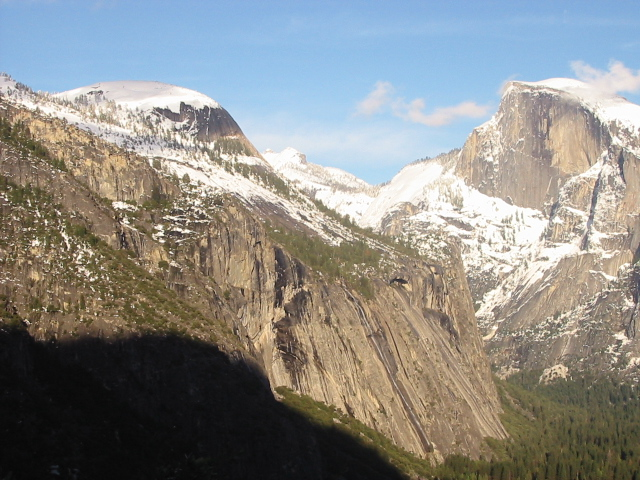
#> input picture Image Stiching & Homography Estimation/yosemite1.jpg, 640 x 480 px
$ jupyter execute 'Image Stitching & Homography Estimation.ipynb'   (shell and % lines are left out)
#> lines starting #> are read from the running program, lines starting #| are printed output that depends on the picture; after the words box and inside, x2 and y2 are one past the last pixel; in counts of white or black regions, pixels touching at a corner belong together
[cell 1]
"""
Script (do not modify)

Set up environment and library
"""
import numpy as np
import cv2
from scipy.spatial.distance import cdist
import matplotlib.pyplot as plt

import sys
# [7 lines of commented-out code are left out]

[cell 2]
"""
Script (do not modify)

Upload yosemite1.jpg, yosemite2.jpg, board_tilted_view.jpg to current
notebook working session.
"""
# upload images
from google.colab import files
uploaded = files.upload()
#> the answer given: yosemite1.jpg

[cell 3]
'''
Function (modify)
'''
def compute_homography(p1, p2):
  """
  Compute homography transform matrix given 4 pairs of corresponding points

  Input:
  p1, p2: (4,2) shape of 4 corresponding points

  Output:
  H: (3,3) shape of homography matrix such that lambda * p1 = H @ p2
  """
  # IMPLEMENT HERE
  # 1) Construct the A matrix shown in Figure 1 in the instruction file
  A=np.array([[-p1[0][0], -p1[0][1], -1, 0 , 0 , 0 , p1[0][0]*p2[0][0], p1[0][1]*p2[0][0], p2[0][0]],
               [0, 0 , 0, -p1[0][0],-p1[0][1] ,-1 , p1[0][0]*p2[0][1], p1[0][1]*p2[0][1], p2[0][1]],
               [-p1[1][0], -p1[1][1], -1,0 ,0 ,0 , p1[1][0]*p2[1][0], p1[1][1]*p2[1][0], p2[1][0]],
                [0,0,0,-p1[1][0],-p1[1][1] ,-1 , p1[1][0]*p2[1][1], p1[1][1]*p2[1][1], p2[1][1]],
               [-p1[2][0], -p1[2][1], -1,0 ,0 ,0 , p1[2][0]*p2[2][0], p1[2][1]*p2[2][0], p2[2][0]],
                [0,0,0 ,-p1[2][0],-p1[2][1] ,-1 , p1[2][0]*p2[2][1], p1[2][1]*p2[2][1], p2[2][1]],
               [-p1[3][0], -p1[3][1], -1,0 ,0 ,0 , p1[3][0]*p2[3][0], p1[3][1]*p2[3][0], p2[3][0]],
                [0 , 0 ,0 ,-p1[3][0],-p1[3][1],-1, p1[3][0]*p2[3][1], p1[3][1]*p2[3][1], p2[3][1]]])


  # 2) Use SVD to find the solution vector h such that Ah = 0 (Hint: you may find np.linalg.svd useful)
  u,s,vt = np.linalg.svd(A)
  # 3) Reorgnize the solution vector and normalize it to get homography matrix

  H =  vt[8][:].reshape((3,3))
  H = np.linalg.inv(H)/np.linalg.inv(H)[2][2]
  return H

[cell 4]
## Test ##
p1 = np.array([[366.6972,  106.9789],
  [439.9366,   84.4437],
  [374.5845,  331.2042],
  [428.6690,  326.6972]])

p2 = np.array([ (115.0000,  120.0000),
  [194.0000,  107.0000],
  [109.0000,  351.0000],
  [169.0000,  346.0000] ])
H = compute_homography(p1, p2)

assert np.allclose(H, np.array([[ 6.76097539e-01,  9.12020085e-02,  2.61445474e+02],
       [-1.57581282e-01,  9.59039559e-01,  5.18593524e+00],
       [-4.93549913e-04,  9.67378471e-05,  1.00000000e+00]]))

[cell 5]
"""
Function (modify)
"""
def match_features(f1, f2):
  """
  Match two sets of features

  Input:
  f1, f2: (N, feature_size) shape of features to be matched

  Output:
  match, match_fwd, match_bkwd: (N, 2) shape of final matching result, forward matching result and backward matching result
  For each matching result, the first column is the index in f1 and the second column is the index in f2
  """
  # IMPLEMENT HERE (Hint: you may find cdist from scipy.spatial.distance, numpy.take_along_axis, numpy.take_along_axis useful)
  # 1) Compute pairwise distance between f1 and f2
  d = cdist(f1,f2)

  # 2) Perform forward matching, find closet two matches in f2 to f1 and do a ratio test

  # 3) Perform backward matching, find closet two matches in f1 to f2 and do a ratio test

  # 4) Get the intersection of two matching as the final matching result

  t = 0.7

  idx = np.argsort(d, axis = 1)
  ratio = np.take_along_axis(d, idx[:,0:1], axis=1) / np.take_along_axis(d, idx[:,1:2], axis=1)
  forward_idx = []
  for i in range(0, idx.shape[0]):
    if ratio[i,0] < t:
      forward_idx.append([i, idx[i,0]])
  idx = np.argsort(d, axis = 0)
  ratio = np.take_along_axis(d, idx[0:1,:], axis=0) / np.take_along_axis(d, idx[1:2,:], axis=0)
  backward_idx = []
  for i in range(0, idx.shape[1]):
    if ratio[0,i] < t:
      backward_idx.append([idx[0,i], i])
  intersect = set(map(tuple, forward_idx)) & set(map(tuple, backward_idx))

  match_fwd = np.array(forward_idx)
  match_bkwd = np.array(backward_idx)
  match = np.array([i for i in intersect])

  return match, match_fwd, match_bkwd

[cell 6]
## Test ##
a = np.array([[2, 3],[5, 8],[4, 10]])
b = np.array([[10, 2],[2, 3],[5, 7],[1, -10]])
match, match_fwd, match_bkwd = match_features(a, b)
assert np.allclose(match, np.array([[0, 1],[1, 2]]))
assert np.allclose(match_fwd, np.array([[0, 1],[1, 2],[2, 2]]))
assert np.allclose(match_bkwd, np.array([[0, 1],[1, 2]]))

[cell 7]
"""
Function (modify)
"""
def ransac_homography(p1, p2):
  """
  Estimate homography matrix with RANSAC

  Input:
  p1, p2: (N, 2) shape of correponding points

  Output:
  H: (3, 3) shape of estimated homography matrix such that lambda * p1 = H @ p2
  """
  # IMPLEMENT HERE
  # Decide how many loops to run and what the threshold is

  # RANSAC loop, inside in the loop
  #     1) Randomly pick n samples from p1 and p2 that is enough to fit a model (n=4 here)

  #     2) Fit the model and get a estimation

  #     3) Count consensus(# of inliners that is close to the estimatiion within the threshold)

  #     4) Update the best estimation if the current one is better

  p1, p2 = np.array(p1) , np.array(p2)
  p , w , n = 1 - 1e-4 , 0.5 , 4
  k = np.log(1-p)/np.log(1-np.power(w,n))


  best_H = np.zeros([3,3])
  bc = 0
  for i in range(int(k)):
    N = p1.shape[0]
    idx = np.array(np.random.choice(N, 4, replace = False))
    p11 , p21 = p1[idx] , p2[idx]

    H = compute_homography(p11, p21)

    p22 = np.hstack((p2, np.ones((p2.shape[0], 1))))

    p12 = (H @ p22.T).T
    p12 = p12[:, :2] / p12[:, 2, np.newaxis]

    match, match_fwd, match_bkwd = match_features(p12, p1)

    if bc < match.shape[0]:
      bc = match.shape[0]
      best_H = H

  return best_H

[cell 8]
## Test ##
p2 = np.random.randint(20, 200, size=(10, 2))
p2_ = np.hstack((p2, np.ones((10, 1)))).T
H = np.array([[ 6.76097539e-01,  9.12020085e-02,  2.61445474e+02],
       [-1.57581282e-01,  9.59039559e-01,  5.18593524e+00],
       [-4.93549913e-04,  9.67378471e-05,  1.00000000e+00]])
p1_ = H @ p2_
p1 = p1_ / p1_[-1, :]
p1 = p1[:2]
p1[:, -3:] += 50
p1 = p1.T
y= ransac_homography(p1,p2)
print(y)
assert np.allclose(H, ransac_homography(p1, p2))

[cell 9]
"""
Function (do not modify)
"""
def plot_corr(I1, I2, p1, p2):
  """
  utility function to plot correspondence between p1 in I1 and p2 in I2

  I1, I2: H * W, two input images of the same size
  p1, p2: N * 2, points on two images
  """
  I = np.hstack((I1, I2))
  sy,sx = I1.shape[0:2]

  plt.figure()
  plt.title('Correspondence result')
  plt.imshow(I)
  plt.plot(p1[:, 0], p1[:, 1],'bo')
  plt.plot(sx + p2[:, 0], p2[:, 1],'rx')
  plt.plot(np.c_[p1[:, 0], sx + p2[:, 0]].T, np.c_[p1[:, 1],p2[:, 1]].T,'g-')
  plt.show()

[cell 10]
"""
Function (do not modify)
"""
def stitch(I1, I2, H):
    """
    utility function to stitch two images

    Input:

    I1: H1 x W1 x 3, target image
    I2: H2 x W2 x 3, source image
    H: homography matrix such that I1 = H @ I2

    Output:
    I_: stitching result
    """
    eps = 1e-7
    sy1, sx1, sz1 = I1.shape
    sy2, sx2, sz2 = I2.shape
    x2, y2 = np.meshgrid(np.arange(sx2), np.arange(sy2))
    # map I2 to I1
    p1_hat = H @ np.r_[x2.ravel(), y2.ravel(), np.ones_like(x2.ravel())].reshape(3, -1)
    p1_hat = p1_hat[0:2] / (p1_hat[2] + eps)

    # create new dimensions to accomodate points from I2
    p1_hat_xmax = np.max(p1_hat[0])
    p1_hat_xmin = np.min(p1_hat[0])
    p1_hat_ymax = np.max(p1_hat[1])
    p1_hat_ymin = np.min(p1_hat[1])

    xmin = np.rint(np.floor(np.minimum(p1_hat_xmin, 0))).astype(np.int32)
    xmax = np.rint(np.ceil(np.maximum(p1_hat_xmax, sx2))).astype(np.int32)
    ymin = np.rint(np.floor(np.minimum(p1_hat_ymin, 0))).astype(np.int32)
    ymax = np.rint(np.ceil(np.maximum(p1_hat_ymax, sy2))).astype(np.int32)

    # create images for mapping
    I1_ = np.zeros((ymax - ymin, xmax - xmin, 3), dtype=np.uint8)
    I2_ = np.zeros((ymax - ymin, xmax - xmin, 3), dtype=np.uint8)
    I_ = np.zeros((ymax - ymin, xmax - xmin, 3), dtype=np.uint8)

    # I1 is just translated in I_
    I1_[-ymin:sy1 - ymin, -xmin:sx1 - xmin, :] = I1[:min(sy1, ymax), :min(sx1, xmax), :]

    # map I_ to I2 (translation then homography)
    sy2_, sx2_, sz2_ = I2_.shape
    x2_, y2_ = np.meshgrid(np.arange(sx2_), np.arange(sy2_))
    p2_hat = np.linalg.inv(H) @ np.r_[x2_.ravel() + xmin, y2_.ravel() + ymin, np.ones(x2_.size)].reshape(3, -1)
    p2_hat = np.rint(p2_hat[0:2] / (p2_hat[2] + eps)).astype(np.int32)

    # keep only the valid coordinates of I2
    good_x = np.logical_and(p2_hat[0, :] >= 0, p2_hat[0, :] < sx2)
    good_y = np.logical_and(p2_hat[1, :] >= 0, p2_hat[1, :] < sy2)
    good = np.logical_and(good_x, good_y)


    # I2 transformed by homography in I_
    I2_[y2_[good.reshape(x2_.shape)], x2_[good.reshape(x2_.shape)]] = I2[p2_hat[1, good], p2_hat[0, good]]

    # nonoverlapping regions do not require blending
    I2_sum = np.sum(I2_, axis=2)
    I1_sum = np.sum(I1_, axis=2)

    # in no blend area, one of I1_ and I2_ is all 0
    no_blend_area = np.logical_or(I2_sum == 0, I1_sum == 0)
    I_[no_blend_area] = I2_[no_blend_area] + I1_[no_blend_area]

    # in blend area, take the average of I1_ and I2_
    blend_area = np.logical_and(I2_sum > 0, I1_sum > 0)
    I_[blend_area] = (I1_[blend_area] * .5 + I2_[blend_area] * .5).astype(np.uint8)
    return I_

## Plot correspondence result and stitched image

[cell 11]
"""
Script (do not modify)
"""

# load images in OpenCV BGR format
I1 = cv2.imread('yosemite1.jpg')
#> I1 is the input picture: shape (480, 640, 3); mean B, G, R 135.4, 139.3, 139.5
I2 = cv2.imread('yosemite2.jpg')
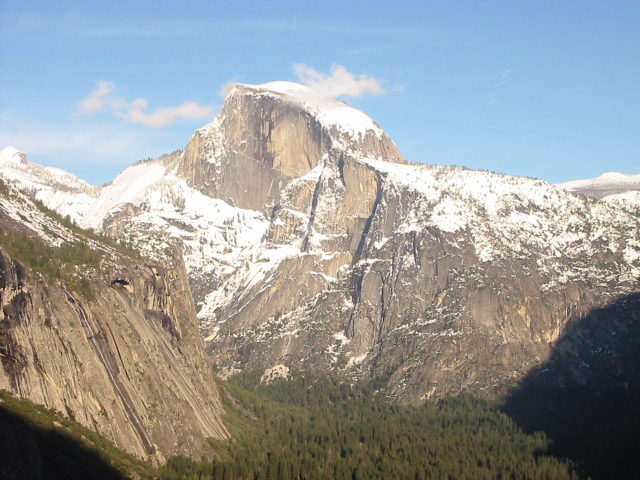
#> input picture Image Stiching & Homography Estimation/yosemite2.jpg, 640 x 480 px
#> I2 is the input picture: shape (480, 640, 3); mean B, G, R 155.6, 155.5, 151.7

# create grayscale images
I1_gray = cv2.cvtColor(I1, cv2.COLOR_BGR2GRAY)
I2_gray = cv2.cvtColor(I2, cv2.COLOR_BGR2GRAY);
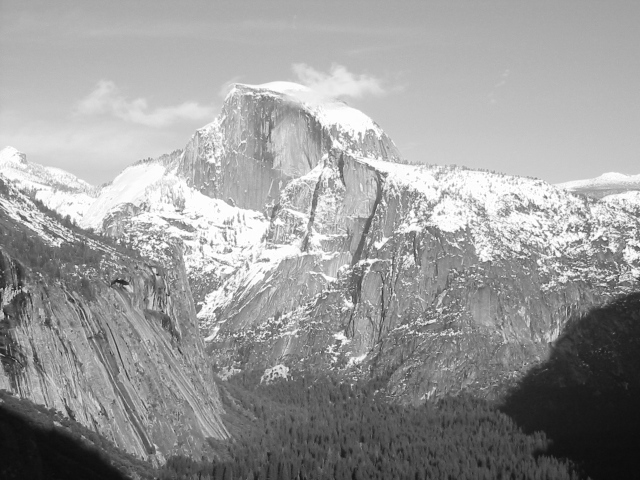
#> I2_gray: shape (480, 640); min 11, max 255, mean 154.4

# convert images to RGB format for display
I1 = cv2.cvtColor(I1, cv2.COLOR_BGR2RGB)
I2 = cv2.cvtColor(I2, cv2.COLOR_BGR2RGB)

# compute SIFT features
sift = cv2.xfeatures2d.SIFT_create()
kp1, des1 = sift.detectAndCompute(I1_gray, None)
#> kp1 = 2504 keypoints; strongest (x, y, size): (6, 199, 1.9), (78, 246, 2.1), (74, 255, 1.9), (46, 222, 2.2)
kp2, des2 = sift.detectAndCompute(I2_gray, None)
#> kp2 = 2343 keypoints; strongest (x, y, size): (604, 239, 2.2), (545, 197, 2.2), (573, 230, 1.9), (118, 241, 2.2)

# match features
match, match_fwd, match_bkwd = match_features(des1, des2)
#> match = 904 pairs, first value 1122 to 2493, second value 10 to 1453; match_fwd = 915 pairs, first value 350 to 2503, second value 10 to 2159; match_bkwd = 914 pairs, first value 608 to 2496, second value 2 to 2056

# get corresponding points p1, p2
p1 = np.array([kp.pt for kp in kp1])[match[:, 0]]
#> p1 = 904 pairs, first value 288.9 to 633.5, second value 82.73 to 475.7
p2 = np.array([kp.pt for kp in kp2])[match[:, 1]]
#> p2 = 904 pairs, first value 8.17 to 353.3, second value 85.41 to 476.1

# plot first 20 matching points
plot_corr(I1, I2, p1[:20], p2[:20])
#> in plot_corr, `plt.show()`:
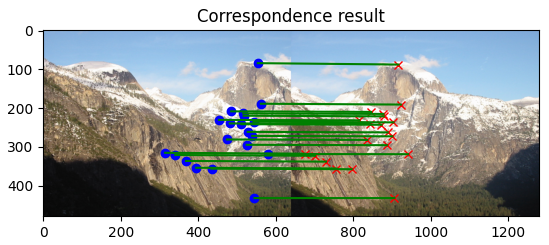
#> figure drawn by matplotlib, 1 panel

# estimate homography transform with RANSAC
H = ransac_homography(p1, p2)
#> the loop in ransac_homography (call 3), `for i in range(int(k)):` made 142 passes
#> p11 on passes 1, 3, 4, 34, 36, 37: [[620.3, 341], [601.3, 167.9], [369.7, 357.7], [414, 443.2]], [[311.1, 216.3], [300, 194], [390.3, 459.6], [620.3, 341]], [[371.5, 258], [383.6, 333.2], [509.2, 350.4], [606, 254.9]], [[363.6, 406], [296.9, 396], [399.2, 371.3], [343.1, 187.9]], [[368.8, 418.9], [508, 396.8], [613.6, 146], [379.4, 225.3]], [[317.8, 196.4], [608.9, 288], [546, 279.4], [585.2, 243.6]]
#> pass 1, in match_features (call 287), `idx = np.argsort(d, axis = 0)`:
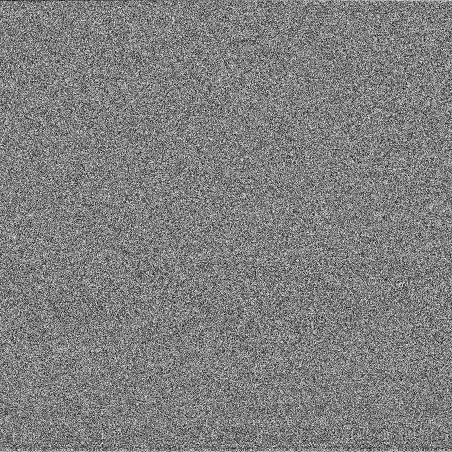
#> idx: shape (904, 904) int64 (shown at 1/2 size); min 0, max 903, mean 451.5; drawn with min black and max white
#> H = [[0.931, -0.00366, 282.1], [-0.0275, 0.978, 3.98], [-0.000101, -9.44e-06, 1]]

# stitch two images together and show the results
I = stitch(I1,I2,H)
#> in stitch, `p1_hat_xmax = np.max(p1_hat[0])`: p1_hat_xmax = 939.9
#> in stitch, `p1_hat_xmin = np.min(p1_hat[0])`: p1_hat_xmin = 281.6
#> in stitch, `p1_hat_ymax = np.max(p1_hat[1])`: p1_hat_ymax = 488.7
#> in stitch, `p1_hat_ymin = np.min(p1_hat[1])`: p1_hat_ymin = -14.52
#> in stitch, `xmin = np.rint(np.floor(np.minimum(p1_hat_xmin, 0))).astype(np.int32)`: xmin = 0
#> in stitch, `xmax = np.rint(np.ceil(np.maximum(p1_hat_xmax, sx2))).astype(np.int32)`: xmax = 940
#> in stitch, `ymin = np.rint(np.floor(np.minimum(p1_hat_ymin, 0))).astype(np.int32)`: ymin = -15
#> in stitch, `ymax = np.rint(np.ceil(np.maximum(p1_hat_ymax, sy2))).astype(np.int32)`: ymax = 489
#> in stitch, `I2_sum = np.sum(I2_, axis=2)`:
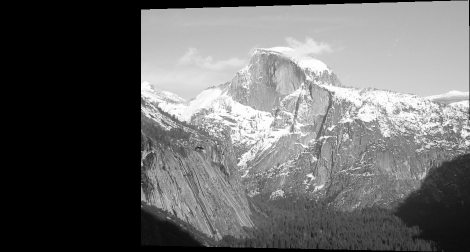
#> I2_sum: shape (504, 940) uint64 (shown at 1/2 size); min 0, max 765, mean 312.3; drawn with min black and max white
#> in stitch, `I1_sum = np.sum(I1_, axis=2)`:
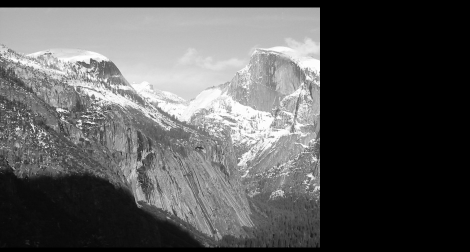
#> I1_sum: shape (504, 940) uint64 (shown at 1/2 size); min 0, max 765, mean 268.6; drawn with min black and max white
#> in stitch, `no_blend_area = np.logical_or(I2_sum == 0, I1_sum == 0)`:
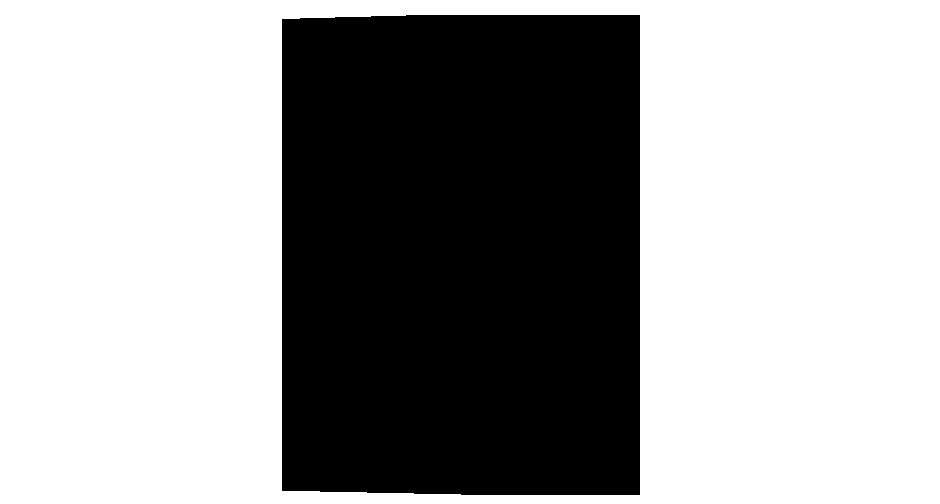
#> no_blend_area: shape (504, 940) bool; 63.9% white; 1 black region, box (x1, y1, x2, y2) and area: (282, 15, 640, 495) 171122
#> in stitch, `I_[blend_area] = (I1_[blend_area] * .5 + I2_[blend_area] * .5).astype(..`:
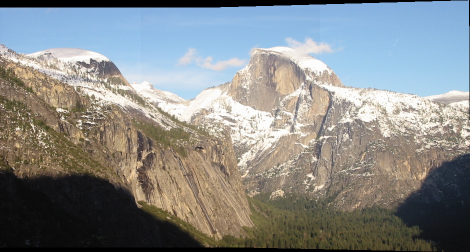
#> I_: shape (504, 940, 3) (shown at 1/2 size); mean R, G, B 133.9, 136.8, 136.3
plt.figure()
plt.imshow(I)
plt.title('Stitched Image')
plt.show()

## Image Perspective Correction

[cell 12]
def interp2(v, xq, yq):
	dim_input = 1
	if len(xq.shape) == 2 or len(yq.shape) == 2:
		dim_input = 2
		q_h = xq.shape[0]
		q_w = xq.shape[1]
		xq = xq.flatten()
		yq = yq.flatten()

	h = v.shape[0]
	w = v.shape[1]
	if xq.shape != yq.shape:
		raise 'query coordinates Xq Yq should have same shape'

	x_floor = np.floor(xq).astype(np.int32)
	y_floor = np.floor(yq).astype(np.int32)
	x_ceil = np.ceil(xq).astype(np.int32)
	y_ceil = np.ceil(yq).astype(np.int32)

	x_floor[x_floor < 0] = 0
	y_floor[y_floor < 0] = 0
	x_ceil[x_ceil < 0] = 0
	y_ceil[y_ceil < 0] = 0

	x_floor[x_floor >= w-1] = w-1
	y_floor[y_floor >= h-1] = h-1
	x_ceil[x_ceil >= w-1] = w-1
	y_ceil[y_ceil >= h-1] = h-1

	v1 = v[y_floor, x_floor]
	v2 = v[y_floor, x_ceil]
	v3 = v[y_ceil, x_floor]
	v4 = v[y_ceil, x_ceil]

	lh = yq - y_floor
	lw = xq - x_floor
	hh = 1 - lh
	hw = 1 - lw

	w1 = hh * hw
	w2 = hh * lw
	w3 = lh * hw
	w4 = lh * lw

	interp_val = v1 * w1 + w2 * v2 + w3 * v3 + w4 * v4

	if dim_input == 2:
		return interp_val.reshape(q_h, q_w)
	return interp_val


# [50 lines left out: function edgeLink, not called in this run]

###### NO NEED TO MODIFY #########
# Four corner coordinates of the board in titled view image
img_tilted = cv2.imread('board_tilted_view.jpg',0)
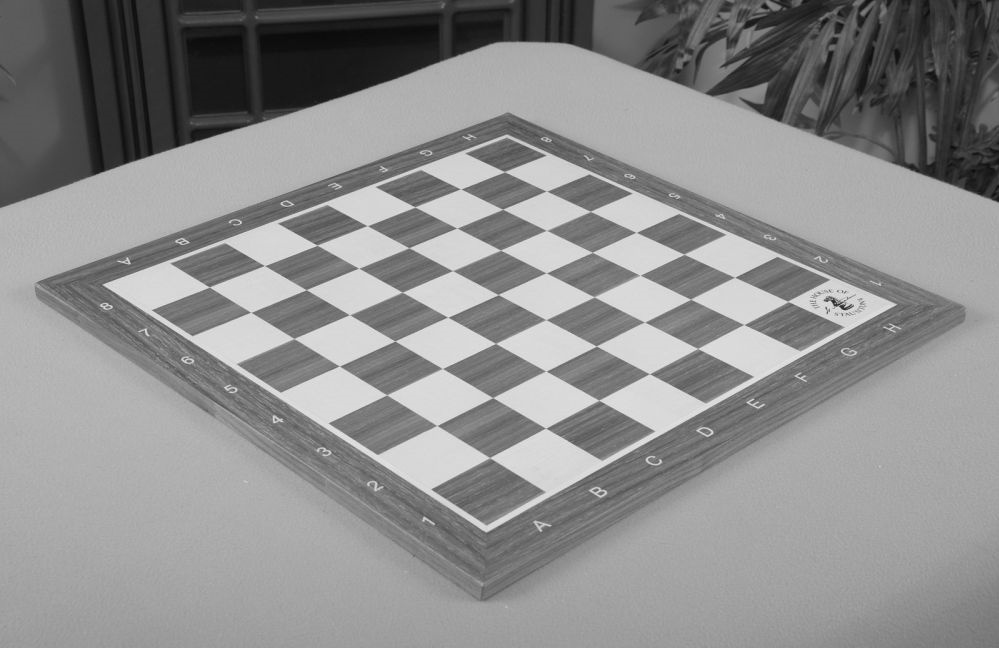
#> input picture Image Stiching & Homography Estimation/board_tilted_view.jpg, 999 x 648 px
#> img_tilted is the input picture: shape (648, 999); min 9, max 237, mean 141.3
pt_A = np.array([38, 286])
pt_B = np.array([483, 583])
pt_C = np.array([964, 310])
pt_D = np.array([510, 112])
##################################

###### IMPLEMENT START HERE ######
# 1. Construct a blank canvas for the corrected view image (No need to modify)
width, height = 600, 600
canvas = np.zeros((height, width))

# 2. Find the corresponding four corner coordinates of the board in the correct view image
pA,pB,pC,pD = np.array([0,0]),np.array([600,0]),np.array([600,600]),np.array([0,600])

# 3. Find the homography transformation matrix H between tilted view and corrected view using the two sets of corner points

p1 = np.array([pt_A,pt_B,pt_C,pt_D])
p2 = np.array([pA,pB,pC,pD])

H = compute_homography(p1,p2)
HI = np.linalg.inv(H)
# H = HI

# 4. Construct the homogeneous coordinates P2 of all pixels in corrected view (Hint: meshgrid)

x, y = np.meshgrid(np.arange(600), np.arange(600))

pt = np.array([[x[0][0]],[y[0][0]],[1]])
newpt = np.dot(H, pt)


homogenous_corordinates = []
for i in range(600):
  for j in range(600):
    homogenous_corordinates.append([[x[i][j]],[y[i][j]],[1]])

homo = np.array(homogenous_corordinates)

canvas = np.dot(H, homo)

# 5. Perform inverse warping to find warped pixel coordinate P1 in titled view image plane corresponding to P2

canvas = canvas/canvas[2,:]


CANVAS1 = np.reshape(interp2(img_tilted, canvas[0,:], canvas[1,:]), (600,600) )
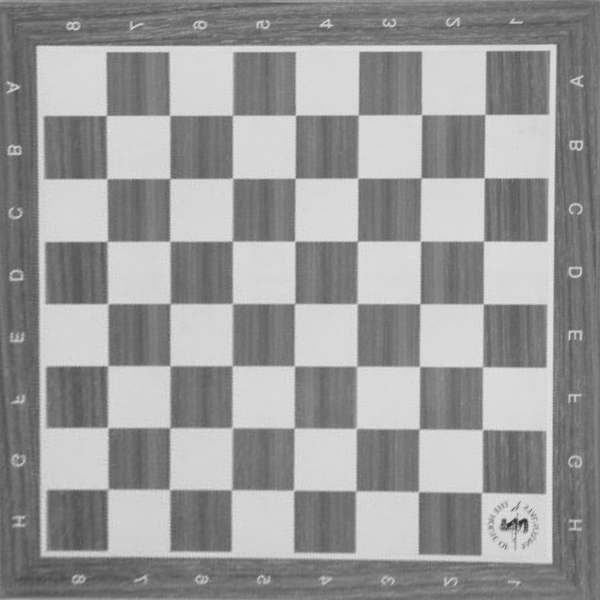
#> CANVAS1: shape (600, 600) float64; min 38.22, max 230.8, mean 153.5

# 6. With the warped pixel coordinates P1, extract pixel values from titled view image and fill in the blank canvas to form corrected view image
CANVAS1 = CANVAS1.astype(np.uint8)

# Finally, plot the corrected view image
plt.figure(figsize=(8,8))
plt.title('Corrected View Image')
plt.imshow(CANVAS1[:,:],cmap='gray', vmin=0, vmax=255)
